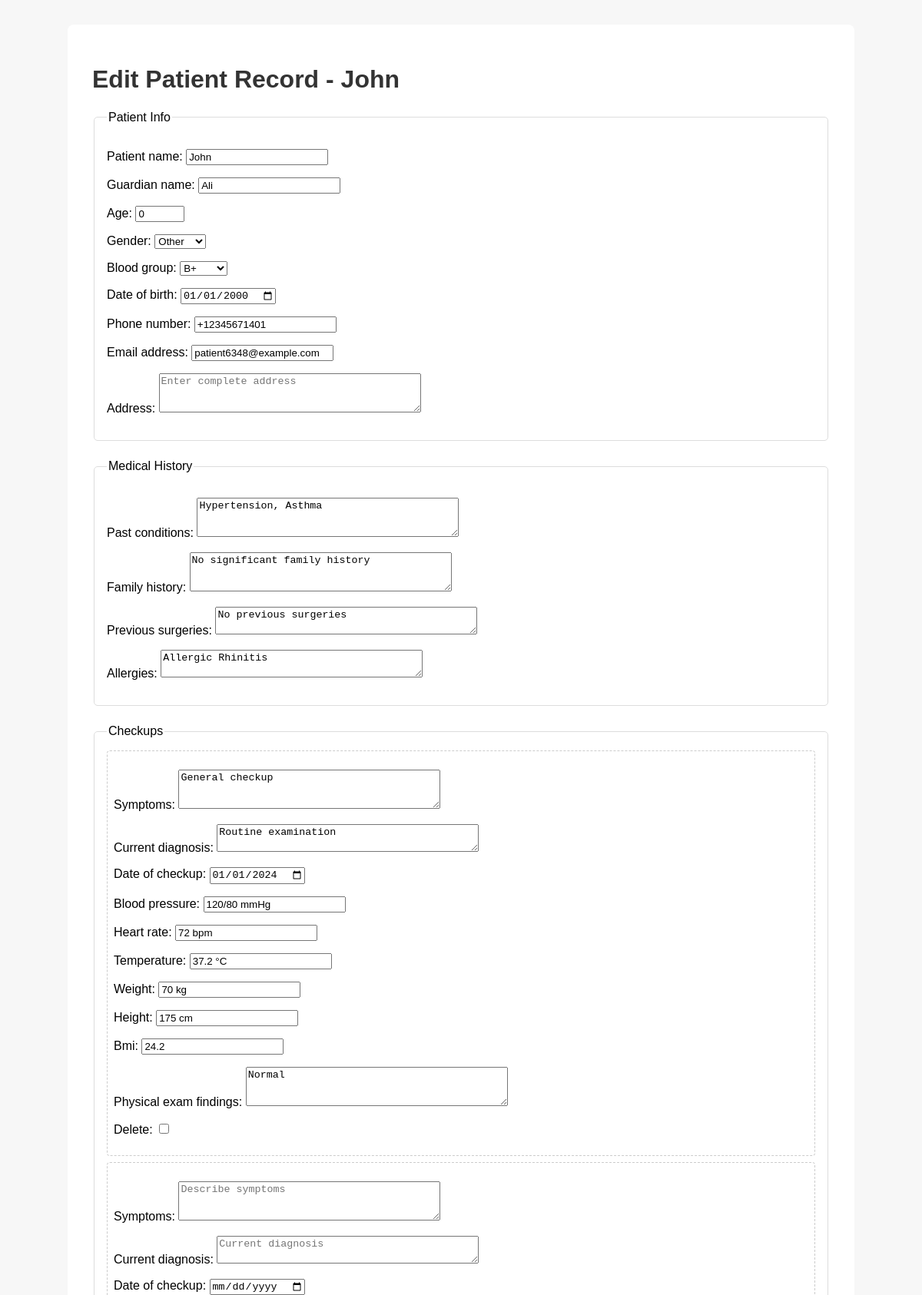
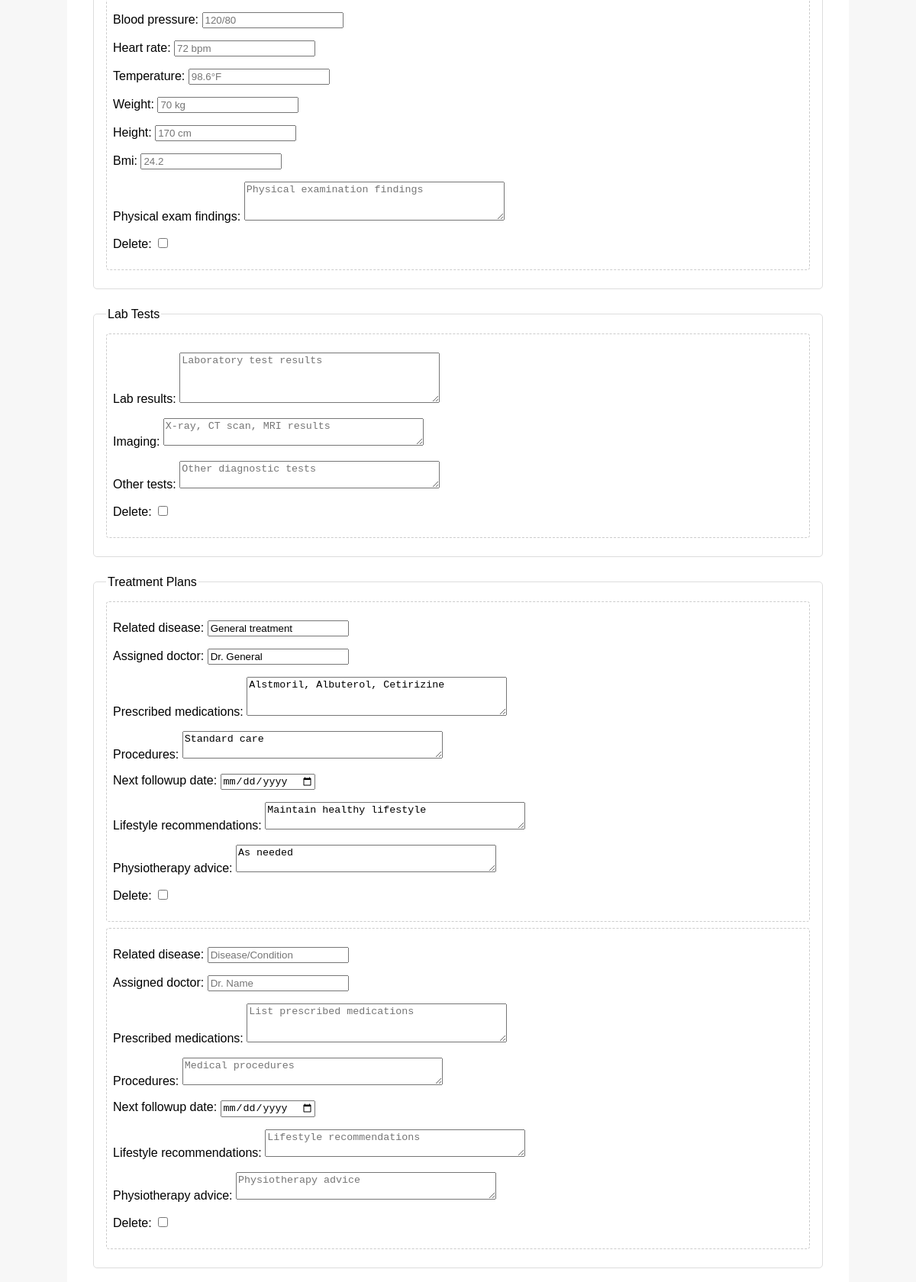
The page /patient-app/patients/29/edit/ (upper part) on the database its author committed (2 pictures, top to bottom).
### patients/models.py (models this page shows, shortened)
class Patient(models.Model):
    patient_name = models.CharField(max_length=200)
    guardian_name = models.CharField(max_length=200)
    age = models.PositiveIntegerField()
    gender = models.CharField(
        max_length=10,
        choices=[("Male", "Male"), ("Female", "Female"), ("Other", "Other")],
    )
    blood_group = models.CharField(
        max_length=10,
        choices=[("AB+", "AB+"), ("A-", "A-"), ("A+", "A+"), ("AB-", "AB-"), ("B-", "B-"), ("B+", "B+"), ("O+","O+"), ("O-","O-")],
    )
    date_of_birth = models.DateField()
    phone_number = PhoneNumberField(unique=True)
    email_address = models.EmailField(max_length=254, unique=True, blank=True, null=True)
    address = models.TextField(blank=True, null=True)

class MedicalHistory(models.Model):
    patient = models.ForeignKey(Patient, on_delete=models.CASCADE, related_name="medical_history")
    past_conditions = models.TextField(blank=True, null=True)
    family_history = models.TextField(blank=True, null=True)
    previous_surgeries = models.TextField(blank=True, null=True)
    allergies = models.TextField(blank=True, null=True)

### patients/views.py (the view)
# urls.py: path('patients/<int:patient_id>/edit/', views.edit_complete_patient_form, name='edit_complete_patient_form'),
def edit_complete_patient_form(request, patient_id):
    patient = get_object_or_404(Patient, id=patient_id)
    if request.method == 'POST':
        return handle_patient_form_submission(request, patient)
    medical_history = patient.medical_history.first()
    checkups = patient.checkups.all().order_by('-date_of_checkup')
    lab_tests = patient.labtests.all()
    treatments = patient.treatments.all().order_by('-next_followup_date')
    notes = patient.notes.all()
    checkup_initial = [
        {
            'symptoms': checkup.symptoms,
            'current_diagnosis': checkup.current_diagnosis,
            'date_of_checkup': checkup.date_of_checkup,
            'blood_pressure': checkup.blood_pressure,
            'heart_rate': checkup.heart_rate,
            'temperature': checkup.temperature,
            'weight': checkup.weight,
            'height': checkup.height,
            'bmi': checkup.bmi,
            'physical_exam_findings': checkup.physical_exam_findings,
        } for checkup in checkups
    ]
    lab_initial = [
        {
            'lab_results': lab.lab_results,
            'imaging': lab.imaging,
            'other_tests': lab.other_tests,
        } for lab in lab_tests
    ]
    treatment_initial = [
        {
            'related_disease': treatment.related_disease,
            'assigned_doctor': treatment.assigned_doctor,
            'prescribed_medications': treatment.prescribed_medications,
            'procedures': treatment.procedures,
            'next_followup_date': treatment.next_followup_date,
            'lifestyle_recommendations': treatment.lifestyle_recommendations,
            'physiotherapy_advice': treatment.physiotherapy_advice,
        } for treatment in treatments
    ]
    notes_initial = [
        {
            'doctor_remarks': note.doctor_remarks,
            'special_warnings': note.special_warnings,
        } for note in notes
    ]
    context = {
        'patient_form': PatientForm(instance=patient),
        'medical_history_form': MedicalHistoryForm(instance=medical_history),
        'checkup_formset': CheckUpFormSet(initial=checkup_initial),
        'lab_tests_formset': LabTestsFormSet(initial=lab_initial),
        'treatment_formset': TreatmentPlanFormSet(initial=treatment_initial),
        'notes_formset': AdditionalNoteFormSet(initial=notes_initial),
        'patient': patient,
        'form_action': 'edit',
        'page_title': f'Edit Patient Record - {patient.patient_name}'
    }
    return render(request, 'patient_form.html', context)

### patients/forms.py
class MedicalHistoryForm(forms.ModelForm):
    class Meta:
        model = MedicalHistory
        fields = ['past_conditions', 'family_history', 'previous_surgeries', 'allergies']
        widgets = {
            'past_conditions': forms.Textarea(attrs={
                'class': 'form-control',
                'rows': 3,
                'placeholder': 'List past medical conditions'
            }),
            'family_history': forms.Textarea(attrs={
                'class': 'form-control',
                'rows': 3,
                'placeholder': 'Family medical history'
            }),
            'previous_surgeries': forms.Textarea(attrs={
                'class': 'form-control',
                'rows': 2,
                'placeholder': 'Previous surgeries (if any)'
            }),
            'allergies': forms.Textarea(attrs={
                'class': 'form-control',
                'rows': 2,
                'placeholder': 'Known allergies'
            }),
        }

### templates/patient_form.html (shortened to what this page needs)
<!DOCTYPE html>
 {% load static %}
<html lang="en">
<head>
  <link rel="stylesheet" href="{% static 'css/styles.css' %}">
</head>
<body>
  <div class="container">
    <h1>{{ page_title }}</h1>
    <form method="post">
      <fieldset>
        <legend>Patient Info</legend>
        {{ patient_form.as_p }}
      </fieldset>
      <fieldset>
        <legend>Medical History</legend>
        {{ medical_history_form.as_p }}
      </fieldset>
      <fieldset>
        <legend>Checkups</legend>
        {% for form in checkup_formset %}
          <div class="formset-item">{{ form.as_p }}</div>
        {% endfor %}
      </fieldset>
      <fieldset>
        <legend>Lab Tests</legend>
        {% for form in lab_tests_formset %}
          <div class="formset-item">{{ form.as_p }}</div>
        {% endfor %}
      </fieldset>
      <fieldset>
        <legend>Treatment Plans</legend>
        {% for form in treatment_formset %}
          <div class="formset-item">{{ form.as_p }}</div>
        {% endfor %}
      </fieldset>
    </form>
  </div>
</body>
</html>

### patients/static/css/styles.css (style rules this page uses)
body { font-family: Arial, sans-serif; background: #f7f7f7; margin: 0; padding: 0; }
.container { width: 80%; margin: 2rem auto; background: #fff; padding: 2rem; border-radius: 8px; }
h1, h2 { color: #333; }
form fieldset { margin-bottom: 1.5rem; border: 1px solid #ddd; padding: 1rem; border-radius: 5px; }
.formset-item { border: 1px dashed #ccc; padding: 0.5rem; margin-bottom: 0.5rem; border-radius: 4px; }

### rows shown on the page
Patient: patient_name "John", guardian_name "Ali", age "0", gender "Other", blood_group "B+", date_of_birth "01/01/2000", phone_number "+12345671401", email_address "patient6348@example.com"
MedicalHistory: past_conditions "Hypertension, Asthma", family_history "No significant family history", previous_surgeries "No previous surgeries", allergies "Allergic Rhinitis"

### other values the page prints
{{ page_title }} "Edit Patient Record - John"
